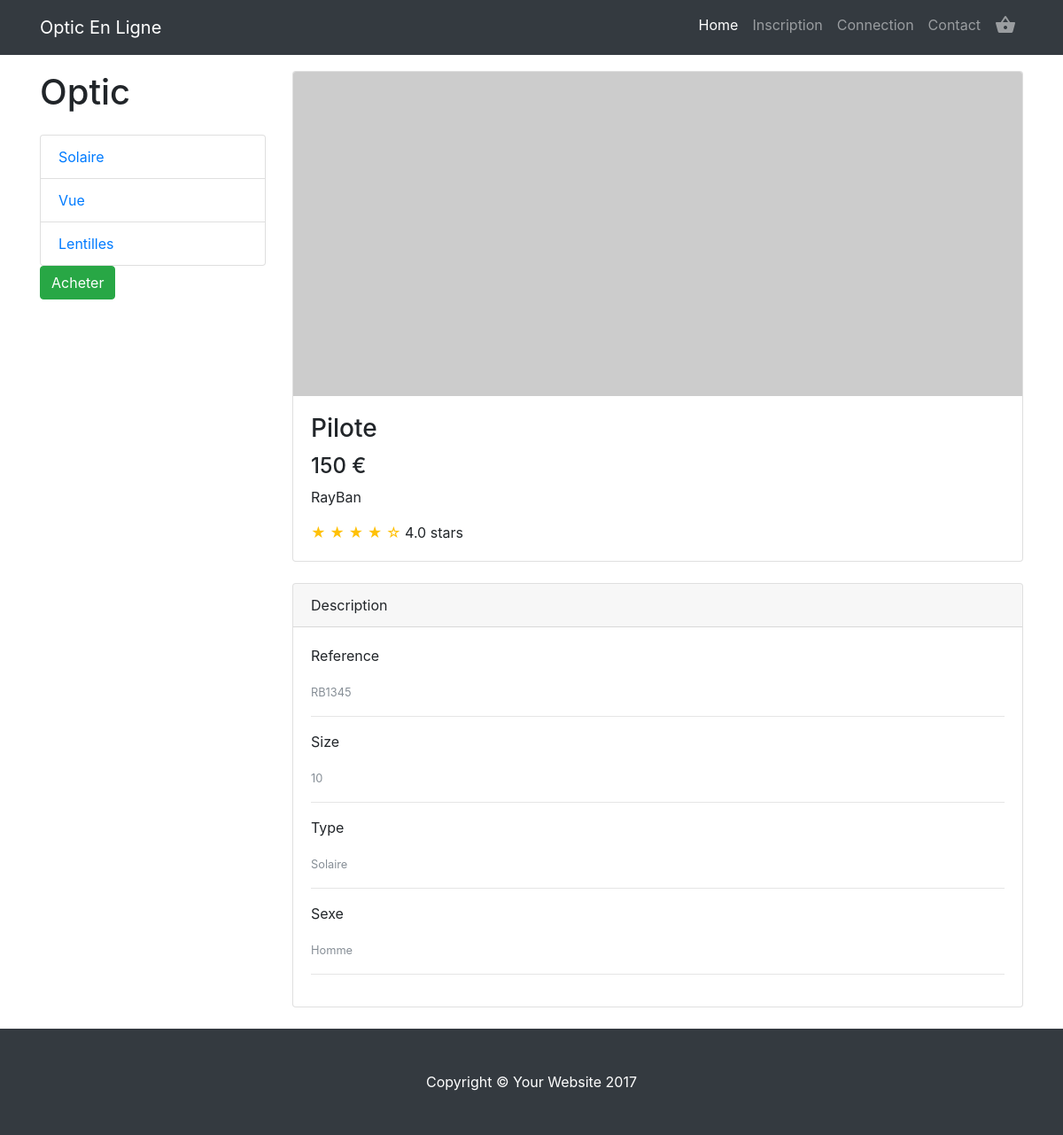
Page /index.php?p=productDetail&id=2 on the committed database.
### tables this page shows
CREATE TABLE `glasses` (
  `id` int(11) NOT NULL,
  `name` varchar(255) NOT NULL,
  `marque` varchar(255) NOT NULL,
  `price` varchar(255) NOT NULL,
  `size` varchar(255) NOT NULL,
  `type` varchar(255) NOT NULL,
  `ref` varchar(255) NOT NULL,
  `sexe` varchar(255) NOT NULL,
  `image` blob NOT NULL
);

### Controllers/productDetailController.php (called while the page is built)
<?php
require_once ('Models/GlassesSQL.php');
$select = new GlassesSQL();
$selectWithId = $select->selectGlassesWithId($_GET['id']);
require_once ('Views/productDetail.php');

### Models/GlassesSQL.php (called while the page is built, shortened)
<?php
class GlassesSQL
{
    public function selectGlassesWithId($id)
    {
        global $bdd;
        $selectGlassesWithId = $bdd->prepare("SELECT * FROM glasses WHERE id=:id");
        $selectGlassesWithId->bindParam(":id", $id, PDO::PARAM_STR);
        $selectGlassesWithId->execute();
        $selectGlassesId = $selectGlassesWithId->fetch();
        return $selectGlassesId;
    }
}

### Views/productDetail.php (the view, shortened to what this page needs)
<?php
require_once ('Views/Layout.php');
?>
    <div class="container">
      <div class="row">
        <div class="col-lg-3">
            <h1 class="my-4">Optic</h1>
            <div class="list-group">
                <a href="index.php?p=solaire" class="list-group-item">Solaire</a>
                <a href="index.php?p=vue" class="list-group-item">Vue</a>
                <a href="#" class="list-group-item">Lentilles</a>
          </div>
            <a href="index.php?p=panier&id=<?php echo $selectWithId['id']?>" class="btn btn-success">Acheter</a>
        </div>
        <div class="col-lg-9">
          <div class="card mt-4">
            <img class="card-img-top img-fluid" src="http://placehold.it/900x400" alt="">
            <div class="card-body">
              <h3 class="card-title"><?php echo $selectWithId['name']?></h3>
              <h4><?php echo $selectWithId['price']?> €</h4>
              <p class="card-text"><?php echo $selectWithId['marque']?></p>
              <span class="text-warning">&#9733; &#9733; &#9733; &#9733; &#9734;</span>
              4.0 stars
            </div>
          </div>
          <div class="card card-outline-secondary my-4">
            <div class="card-header">
              Description
            </div>
            <div class="card-body">
              <p>Reference</p>
              <small class="text-muted"><?php echo $selectWithId['ref']?></small>
              <hr>
              <p>Size</p>
              <small class="text-muted"><?php echo $selectWithId['size']?></small>
              <hr>
              <p>Type</p>
              <small class="text-muted"><?php echo $selectWithId['type']?></small>
                <hr>
                <p>Sexe</p>
                <small class="text-muted"><?php echo $selectWithId['sexe']?></small>
              <hr>
            </div>
          </div>
        </div>
      </div>
    </div>
    <footer class="py-5 bg-dark">
      <div class="container">
        <p class="m-0 text-center text-white">Copyright &copy; Your Website 2017</p>
      </div>
    </footer>
  </body>
</html>

### Views/css/sb-admin.css (style rules this page uses)
html { position: relative; min-height: 100%; }

### rows in the picture
glasses: name "Pilote", price "150", marque "RayBan", ref "RB1345", size "10", type "Solaire", sexe "Homme"
